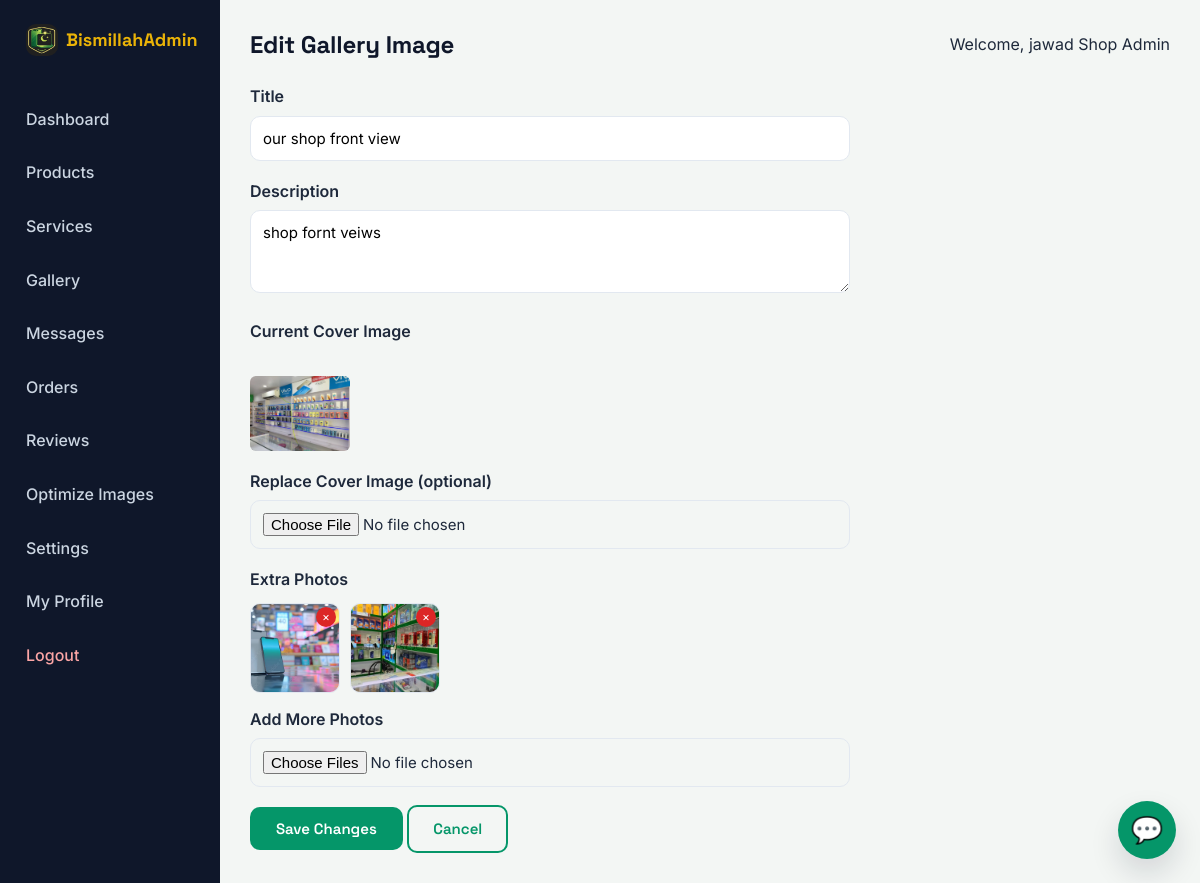
/admin/gallery/edit.php?id=4 (signed in), run on the app's committed database.
### tables this page shows
CREATE TABLE `settings` (
  `setting_id` int(11) NOT NULL,
  `logo_image` varchar(255) DEFAULT NULL,
  `updated_at` timestamp NOT NULL DEFAULT current_timestamp() ON UPDATE current_timestamp()
);

CREATE TABLE `gallery` (
  `gallery_id` int(11) NOT NULL,
  `title` varchar(150) DEFAULT NULL,
  `description` varchar(255) DEFAULT NULL,
  `image` varchar(255) NOT NULL,
  `created_at` timestamp NOT NULL DEFAULT current_timestamp()
);

CREATE TABLE `gallery_images` (
  `image_id` int(11) NOT NULL,
  `gallery_id` int(11) NOT NULL,
  `image` varchar(255) NOT NULL,
  `sort_order` int(11) DEFAULT 0,
  `created_at` timestamp NOT NULL DEFAULT current_timestamp()
);

### admin/gallery/edit.php (the view, shortened to what this page needs)
<?php
require '../../config/database.php';
$galleryId = (int) ($_GET['id'] ?? 0);
$stmt = $pdo->prepare("SELECT * FROM gallery WHERE gallery_id = ?");
$stmt->execute([$galleryId]);
$item = $stmt->fetch();
require '../includes/admin-header.php';
?>
<form method="POST" action="edit.php?id=<?php echo $item['gallery_id']; ?>" enctype="multipart/form-data" style="max-width:600px;">
    <div class="form-group"><label>Title</label><input type="text" name="title" value="<?php echo htmlspecialchars($item['title']); ?>" required></div>
    <div class="form-group"><label>Description</label><textarea name="description" rows="3"><?php echo htmlspecialchars($item['description']); ?></textarea></div>
    <div class="form-group">
        <label>Current Cover Image</label><br>
        <img src="/bismillah-shop/uploads/gallery/<?php echo htmlspecialchars($item['image']); ?>" style="width:100px; border-radius:6px; margin-bottom:10px;">
        <label>Replace Cover Image (optional)</label>
        <input type="file" name="image" accept=".jpg,.jpeg,.png,.webp">
    </div>
    <?php
    $existingExtra = $pdo->prepare("SELECT * FROM gallery_images WHERE gallery_id = ? ORDER BY sort_order ASC");
    $existingExtra->execute([$galleryId]);
    $existingExtra = $existingExtra->fetchAll();
    ?>
    <div class="form-group">
        <label>Extra Photos</label>
        <?php if (count($existingExtra) > 0): ?>
        <div class="admin-thumb-grid">
            <?php foreach ($existingExtra as $img): ?>
            <div class="admin-thumb-item">
                <img src="/bismillah-shop/uploads/gallery/<?php echo htmlspecialchars($img['image']); ?>">
                <a href="delete-image.php?image_id=<?php echo $img['image_id']; ?>&gallery_id=<?php echo $galleryId; ?>"
                   class="admin-thumb-delete" onclick="return confirm('Remove this photo?');">&times;</a>
            </div>
            <?php endforeach; ?>
        </div>
        <?php else: ?>
        <p style="color:var(--text-muted); font-size:14px; margin-bottom:10px;">No extra photos yet.</p>
        <?php endif; ?>
        <label style="margin-top:14px; display:block;">Add More Photos</label>
        <input type="file" name="extra_images[]" accept=".jpg,.jpeg,.png,.webp" multiple>
    </div>
    <button type="submit" class="btn btn-primary">Save Changes</button>
    <a href="index.php" class="btn btn-outline">Cancel</a>
</form>
<?php require '../includes/admin-footer.php'; ?>

### admin/includes/admin-sidebar.php (shortened to what this page needs)
<?php $siteSettings = $pdo->query("SELECT * FROM settings LIMIT 1")->fetch(); ?>
<aside class="admin-sidebar">
    <div class="admin-logo">
        <?php if (!empty($siteSettings['logo_image'])): ?>
            <span style="display:inline-flex; align-items:center; gap:8px;">
                <img src="/bismillah-shop/uploads/branding/<?php echo htmlspecialchars($siteSettings['logo_image']); ?>" alt="Logo" class="site-logo-img" style="height:32px; width:32px;">
                <span>Bismillah<span style="color:var(--accent);">Admin</span></span>
            </span>
        <?php else: ?>
            Bismillah<span>Admin</span>
        <?php endif; ?>
    </div>
    <nav class="admin-nav">
        <a href="/bismillah-shop/admin/dashboard.php" class="admin-nav-link">Dashboard</a>
        <a href="/bismillah-shop/admin/products/index.php" class="admin-nav-link">Products</a>
        <a href="/bismillah-shop/admin/services/index.php" class="admin-nav-link">Services</a>
        <a href="/bismillah-shop/admin/gallery/index.php" class="admin-nav-link">Gallery</a>
        <a href="/bismillah-shop/admin/messages/index.php" class="admin-nav-link">Messages</a>
        <a href="/bismillah-shop/admin/orders/index.php" class="admin-nav-link">Orders</a>
        <a href="/bismillah-shop/admin/reviews/index.php" class="admin-nav-link">Reviews</a>
        <a href="/bismillah-shop/admin/optimize-images.php" class="admin-nav-link">Optimize Images</a>
        <a href="/bismillah-shop/admin/settings.php" class="admin-nav-link">Settings</a>
        <a href="/bismillah-shop/admin/profile.php" class="admin-nav-link">My Profile</a>
        <a href="/bismillah-shop/admin/logout.php" class="admin-nav-link" style="color:#fca5a5;">Logout</a>
    </nav>
</aside>

### assets/css/style.css (style rules this page uses)
:root { --primary: #059669; --primary-dark: #047857; --primary-light: #d1fae5; --secondary: #0f172a; --accent: #eab308; --accent-dark: #a16207; --accent-light: #fef3c7; --bg: #fdfdfb; --bg-light: #f3f6f4; --text: #1e293b; --text-muted: #64748b; --border: #e2e8f0; --success: #2563eb; --danger: #dc2626; --font-heading: 'Space Grotesk', 'Segoe UI', Roboto, Arial, sans-serif; --font-body: 'Inter', 'Segoe UI', Roboto, Arial, sans-serif; --radius: 10px; --shadow: 0 2px 10px rgba(15,23,42,0.06); --shadow-hover: 0 14px 30px rgba(15,23,42,0.14); }
* { box-sizing: border-box; margin: 0; padding: 0; }
body { font-family: var(--font-body); color: var(--text); background: var(--bg); line-height: 1.6; }
a { text-decoration: none; color: var(--primary); }
.site-logo-img { height: 40px; width: 40px; object-fit: cover; border-radius: 10px; vertical-align: middle; }
.btn { display: inline-block; font-family: var(--font-heading); padding: 12px 26px; border-radius: var(--radius); font-weight: 600; font-size: 15px; border: none; cursor: pointer; transition: transform 0.15s ease, box-shadow 0.15s ease, background 0.15s ease; }
.btn-primary { background: var(--primary); color: #fff; }
.btn-outline { background: transparent; border: 2px solid var(--primary); color: var(--primary); padding: 10px 24px; }
.form-group { margin-bottom: 18px; }
.form-group label { display: block; margin-bottom: 6px; font-weight: 600; }
.form-group input, .form-group textarea, .form-group select { width: 100%; padding: 12px; border: 1px solid var(--border); border-radius: var(--radius); font-size: 15px; font-family: var(--font-body); }

### assets/css/admin.css (style rules this page uses)
.admin-sidebar { width: 220px; background: var(--secondary); color: #fff; padding: 24px 16px; flex-shrink: 0; }
.admin-logo { font-family: var(--font-heading); font-size: 18px; font-weight: 700; margin-bottom: 30px; padding: 0 10px; }
.admin-logo span { color: var(--accent); }
.admin-nav-link { display: block; padding: 12px 10px; color: #cbd5e1; border-radius: var(--radius); margin-bottom: 4px; font-weight: 500; }

### assets/css/slider.css (style rules this page uses)
.admin-thumb-grid { display: flex; flex-wrap: wrap; gap: 10px; margin-top: 10px; }
.admin-thumb-item { position: relative; width: 90px; height: 90px; border-radius: var(--radius); overflow: hidden; border: 1px solid var(--border); }
.admin-thumb-item img { width: 100%; height: 100%; object-fit: cover; display: block; }
.admin-thumb-delete { position: absolute; top: 3px; right: 3px; background: var(--danger); color: #fff; border: none; width: 20px; height: 20px; border-radius: 50%; font-size: 12px; line-height: 1; cursor: pointer; display: flex; align-items: center; justify-content: center; text-decoration: none; }

### data on the page
settings: logo_image (picture)
gallery: title "our shop front view", description "shop fornt veiws", image (picture)
gallery_images: image (picture)
gallery_images: image (picture)

### other printed values
$pageTitle "Edit Gallery Image"
$_SESSION['admin_name'] "jawad Shop Admin"
